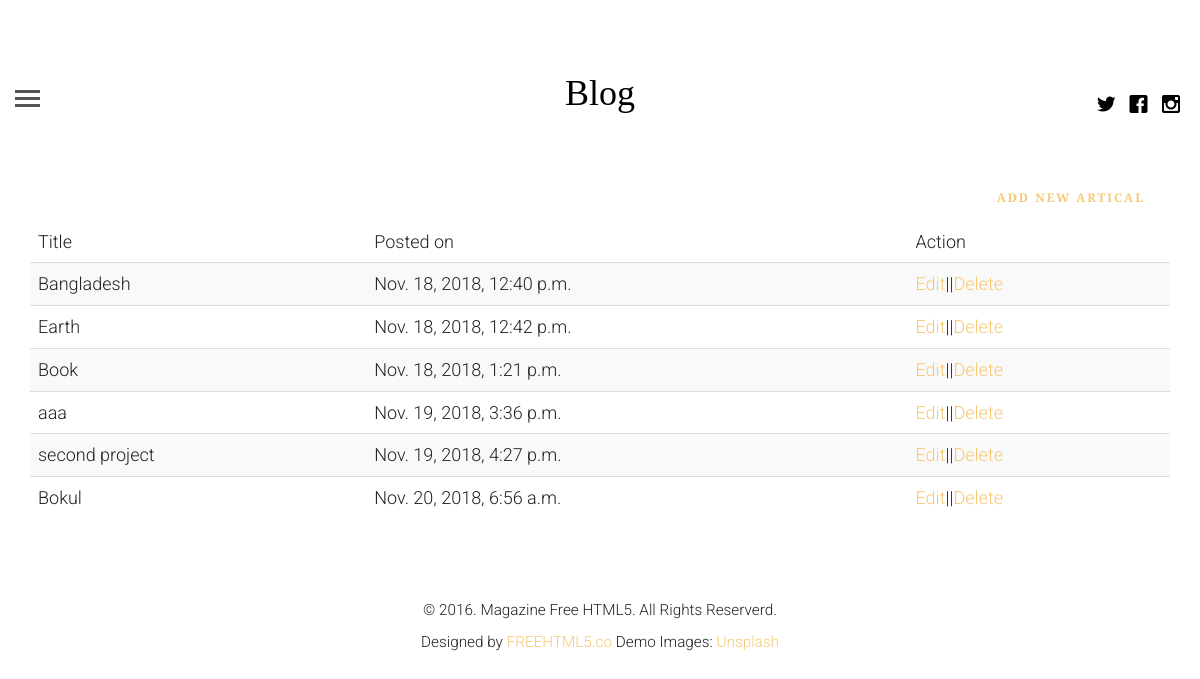
/profile/ (signed in), run on the app's committed database.
### blogapp/models.py (models this page shows, shortened)
class articale(models.Model):
    articale_author = models.ForeignKey(author,on_delete=models.CASCADE)
    title = models.CharField(max_length=200)
    body = models.TextField()
    image = models.ImageField()
    posted_on = models.DateTimeField(auto_now=False,auto_now_add=True)
    update_on = models.DateTimeField(auto_now=True,auto_now_add=False)
    category = models.ForeignKey(category,on_delete=models.CASCADE)

### blogapp/views.py (the view, shortened to what this page needs)
# urls.py: path("profile/",views.getprofile, name= "profile"),
def getprofile(request):
    if request.user.is_authenticated:
        user = get_object_or_404(User,id=request.user.id)
        author_profle= author.objects.filter(name=user.id)
        if author_profle:
            author_user = get_object_or_404(author,name=request.user.id)
            post= articale.objects.filter(articale_author=author_user.id)
            context={
                "post":post,
                "user":author_user
            }
            return render(request,'logged_in_profile.html',context)
    else:
        return redirect('login')

### templates/logged_in_profile.html (shortened to what this page needs)
{% extends 'base.html' %}
{% block content %}
 <div class="container">
     <a href="{% url 'create' %}" class="btn btn-prymary pull pull-right ">Add new artical</a>
     <table class="table table-striped">
         <thead>
             <tr>
                <td>Title</td>
                <td>Posted on</td>
                <td>Action</td>
             </tr>
         </thead>
         <tbody>
        {% for p in post %}
            <tr>
                <td>{{p.title}}</td>
                <td>{{ p.posted_on }}</td>
                <td><a href="{% url 'update' id=p.id %}">Edit</a>||<a href="{% url 'delete' id=p.id %}">Delete</a></td>
            </tr>
        {% endfor %}
         </tbody>
     </table>
 </div>
{% endblock %}

### templates/base.html (shortened to what this page needs)
<!DOCTYPE html>
 <html class="no-js">
	<head>
	 {% load static %}
	<link rel="stylesheet" href="{% static 'css/animate.css' %}">
	<link rel="stylesheet" href="{% static 'css/icomoon.css'%}">
	<link rel="stylesheet" href="{% static 'css/bootstrap.css'%}">
    <link rel="stylesheet" href="{% static 'css/style.css'%}">
	</head>
	<body>
	<header id="fh5co-header">
		<div class="container-fluid">
			<div class="row">
				<a href="#" class="js-fh5co-nav-toggle fh5co-nav-toggle"><i></i></a>
				<ul class="fh5co-social">
					<li><a href="#"><i class="icon-twitter"></i></a></li>
					<li><a href="#"><i class="icon-facebook"></i></a></li>
					<li><a href="#"><i class="icon-instagram"></i></a></li>
				</ul>
				<div class="col-lg-12 col-md-12 text-center">
					<h1 id="fh5co-logo"><a href="{% url 'index' %}">Blog</a></h1>
				</div>
			</div>
		</div>
    </header>
    <div class="container-fluid">
		<div class="row fh5co-post-entry">
            {% block content %}
            {% endblock %}
            </div>
        </div>
	<footer id="fh5co-footer">
		<p><small>&copy; 2016. Magazine Free HTML5. All Rights Reserverd. <br> Designed by <a href="http://freehtml5.co" target="_blank">FREEHTML5.co</a>  Demo Images: <a href="http://unsplash.com/" target="_blank">Unsplash</a></small></p>
	</footer>
	</body>
</html>

### blogapp/static/css/icomoon.css (style rules this page uses)
[class^="icon-"], [class*=" icon-"] { font-family: 'icomoon' !important; speak: none; font-style: normal; font-weight: normal; font-variant: normal; text-transform: none; line-height: 1; -webkit-font-smoothing: antialiased; -moz-osx-font-smoothing: grayscale; }
.icon-facebook:before { content: "\ea67"; }
.icon-instagram:before { content: "\ea6f"; }
.icon-twitter:before { content: "\ea7c"; }

### blogapp/static/css/style.css (style rules this page uses)
html { background: #fff; }
body { font-family: "Roboto", arial, sans-serif; font-size: 18px; font-weight: 300; line-height: 1.8; color: #222; background: #fff; }
a { color: #f7c873; -webkit-transition: 0.5s; -o-transition: 0.5s; transition: 0.5s; }
h1, h2, h3, h4, h5, h6 { font-family: "Playfair Display", times, serif; color: #000; }
p { margin-bottom: 30px; }
.btn { margin-right: 4px; margin-bottom: 4px; font-family: "Playfair Display", times, serif; font-size: 12px; letter-spacing: 2px; text-transform: uppercase; font-weight: 700; -webkit-border-radius: 4px; -moz-border-radius: 4px; -ms-border-radius: 4px; border-radius: 4px; -webkit-transition: 0.5s; -o-transition: 0.5s; transition: 0.5s; }
#fh5co-header { padding: 3em 3em; float: left; width: 100%; }
@media screen and (max-width: 1200px) { #fh5co-header { padding-left: 15px; padding-right: 15px; } }
#fh5co-header .fh5co-nav-toggle { position: absolute; top: 4.2em; left: 3em; z-index: 99; }
@media screen and (max-width: 1200px) { #fh5co-header .fh5co-nav-toggle { top: 4em; left: 15px; } }
#fh5co-header .fh5co-social { position: absolute !important; right: 3em !important; top: 3.2em; z-index: 99; -webkit-transition: 0.5s; -o-transition: 0.5s; transition: 0.5s; }
@media screen and (max-width: 1200px) { #fh5co-header .fh5co-social { right: 15px !important; top: 3.2em; } }
#fh5co-header #fh5co-logo { text-align: center; }
#fh5co-header #fh5co-logo a { color: #000; }
.fh5co-social { padding: 0; margin: 30px 0 0 0; position: relative; }
.fh5co-social li { padding: 0; margin: 0; list-style: none; display: inline; }
.fh5co-social li a { font-size: 20px; padding: 4px; color: #000; }
#fh5co-footer { padding: 3em 0; text-align: center; }
.fh5co-nav-toggle { width: 25px; height: 25px; cursor: pointer; text-decoration: none; }
.fh5co-nav-toggle i { position: relative; display: -moz-inline-stack; display: inline-block; zoom: 1; *display: inline; width: 25px; height: 3px; color: #535659; font: bold 14px/.4 Helvetica; text-transform: uppercase; text-indent: -55px; background: #535659; transition: all .2s ease-out; }
.fh5co-nav-toggle i::before, .fh5co-nav-toggle i::after { content: ''; width: 25px; height: 3px; background: #535659; position: absolute; left: 0; -webkit-transition: 0.2s; -o-transition: 0.2s; transition: 0.2s; }
.fh5co-nav-toggle i::before { top: -7px; }
.fh5co-nav-toggle i::after { bottom: -7px; }
.fh5co-nav-toggle { position: absolute; top: 18px; left: 0; z-index: 21; padding: 6px 0 0 0; display: block; margin: 0 auto; display: block; height: 44px; width: 25px; border-bottom: none !important; }

### data on the page
articale: title "Bangladesh", posted_on "Nov. 18, 2018, 12:40 p.m."
articale: title "Earth", posted_on "Nov. 18, 2018, 12:42 p.m."
articale: title "Book", posted_on "Nov. 18, 2018, 1:21 p.m."
articale: title "aaa", posted_on "Nov. 19, 2018, 3:36 p.m."
articale: title "second project", posted_on "Nov. 19, 2018, 4:27 p.m."
articale: title "Bokul", posted_on "Nov. 20, 2018, 6:56 a.m."
